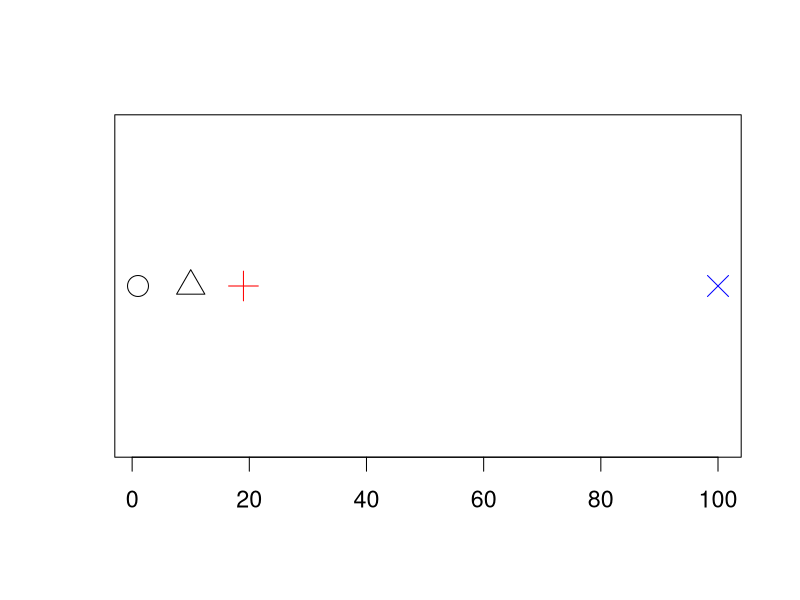
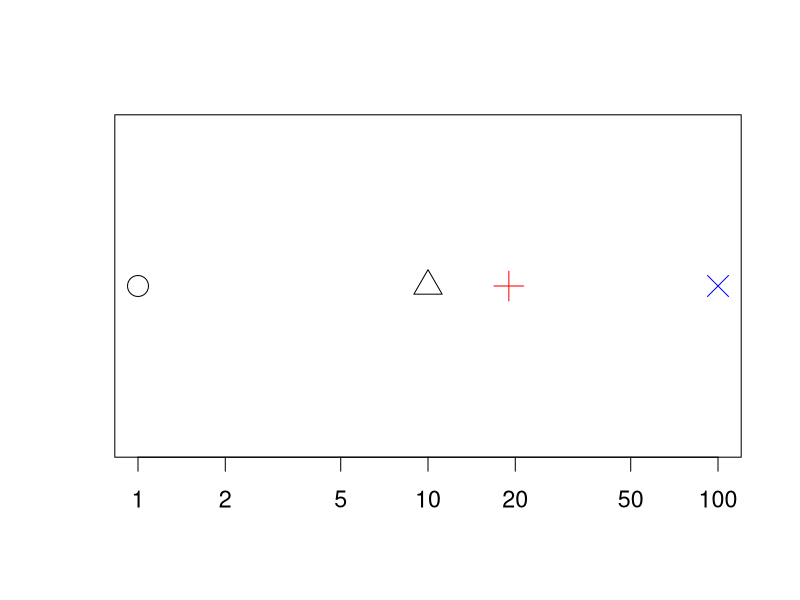

Reproduce these figures in R, in order.
x <- c(1, 10, 19, 100)

par(cex=1.4)
cplot <- function(x, log=""){
	plot(x, 0*x
		, yaxt="n", xlab="", ylab=""
		, cex=2.0, pch=1:4
		, col=c("black", "black", "red", "blue")
		, log=log
	)
}

cplot(x)
cplot(x, log="x")

